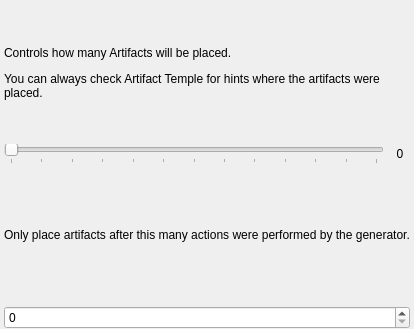
<?xml version="1.0" encoding="UTF-8"?>
<ui version="4.0">
 <class>PresetPrimeGoal</class>
 <widget class="QMainWindow" name="PresetPrimeGoal">
  <property name="geometry">
   <rect>
    <x>0</x>
    <y>0</y>
    <width>383</width>
    <height>329</height>
   </rect>
  </property>
  <property name="windowTitle">
   <string>Goal</string>
  </property>
  <widget class="QWidget" name="centralWidget">
   <property name="maximumSize">
    <size>
     <width>16777215</width>
     <height>16777215</height>
    </size>
   </property>
   <layout class="QVBoxLayout" name="goal_layout">
    <property name="leftMargin">
     <number>4</number>
    </property>
    <property name="topMargin">
     <number>8</number>
    </property>
    <property name="rightMargin">
     <number>4</number>
    </property>
    <property name="bottomMargin">
     <number>0</number>
    </property>
    <item>
     <widget class="QLabel" name="goal_description">
      <property name="text">
       <string>&lt;html&gt;&lt;head/&gt;&lt;body&gt;&lt;p&gt;Controls how many Artifacts will be placed.&lt;/p&gt;&lt;p&gt;You can always check Artifact Temple for hints where the artifacts were placed.&lt;/p&gt;&lt;/body&gt;&lt;/html&gt;</string>
      </property>
      <property name="wordWrap">
       <bool>true</bool>
      </property>
     </widget>
    </item>
    <item>
     <layout class="QHBoxLayout" name="slider_layout">
      <item>
       <widget class="QSlider" name="slider">
        <property name="maximum">
         <number>12</number>
        </property>
        <property name="pageStep">
         <number>2</number>
        </property>
        <property name="orientation">
         <enum>Qt::Horizontal</enum>
        </property>
        <property name="tickPosition">
         <enum>QSlider::TicksBelow</enum>
        </property>
       </widget>
      </item>
      <item>
       <widget class="QLabel" name="slider_label">
        <property name="sizePolicy">
         <sizepolicy hsizetype="Fixed" vsizetype="Fixed">
          <horstretch>0</horstretch>
          <verstretch>0</verstretch>
         </sizepolicy>
        </property>
        <property name="minimumSize">
         <size>
          <width>20</width>
          <height>0</height>
         </size>
        </property>
        <property name="text">
         <string>0</string>
        </property>
        <property name="alignment">
         <set>Qt::AlignCenter</set>
        </property>
       </widget>
      </item>
     </layout>
    </item>
    <item>
     <widget class="QLabel" name="min_progression_label">
      <property name="text">
       <string>Only place artifacts after this many actions were performed by the generator.</string>
      </property>
     </widget>
    </item>
    <item>
     <widget class="QSpinBox" name="min_progression_spin"/>
    </item>
   </layout>
  </widget>
 </widget>
 <layoutdefault spacing="6" margin="11"/>
 <resources/>
 <connections/>
</ui>
